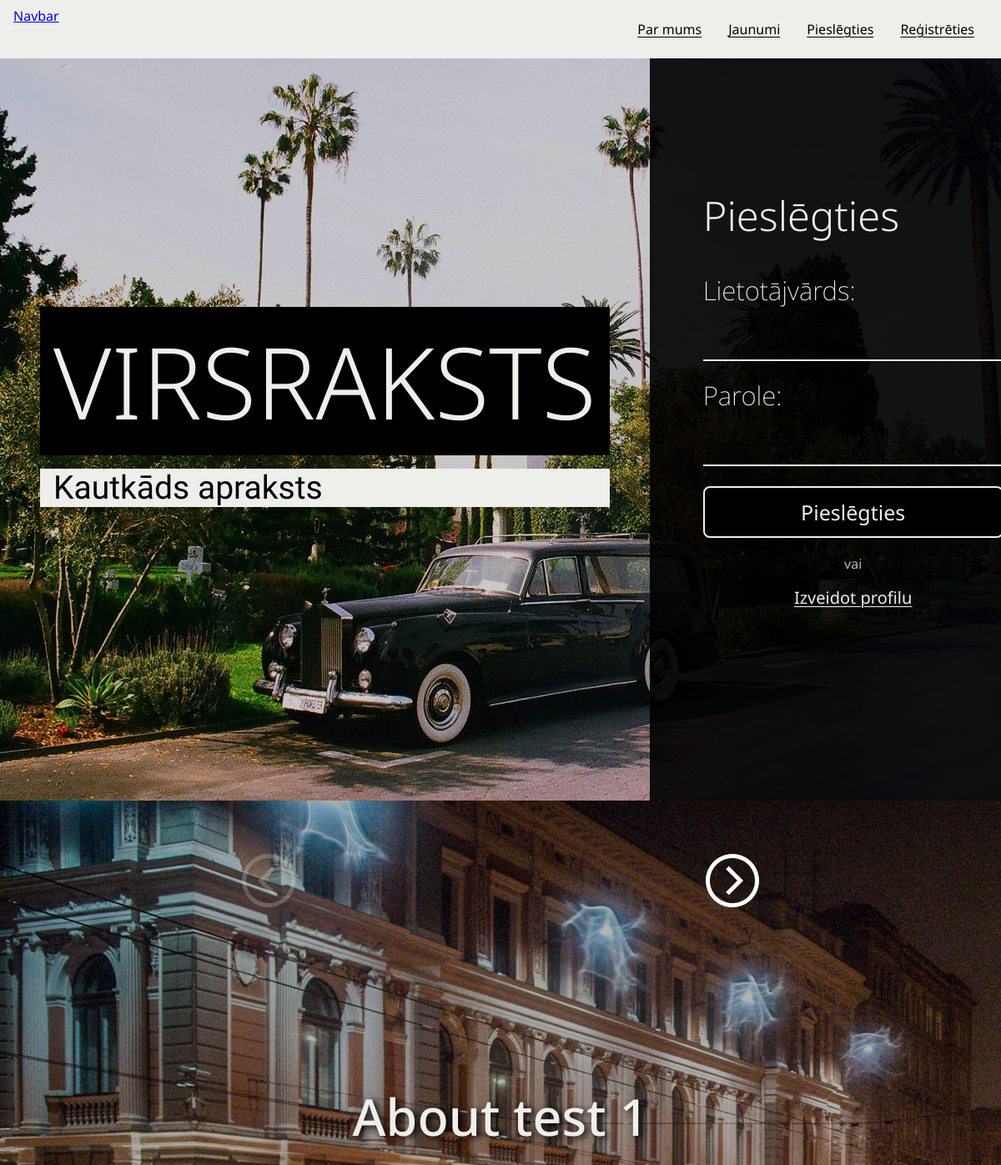
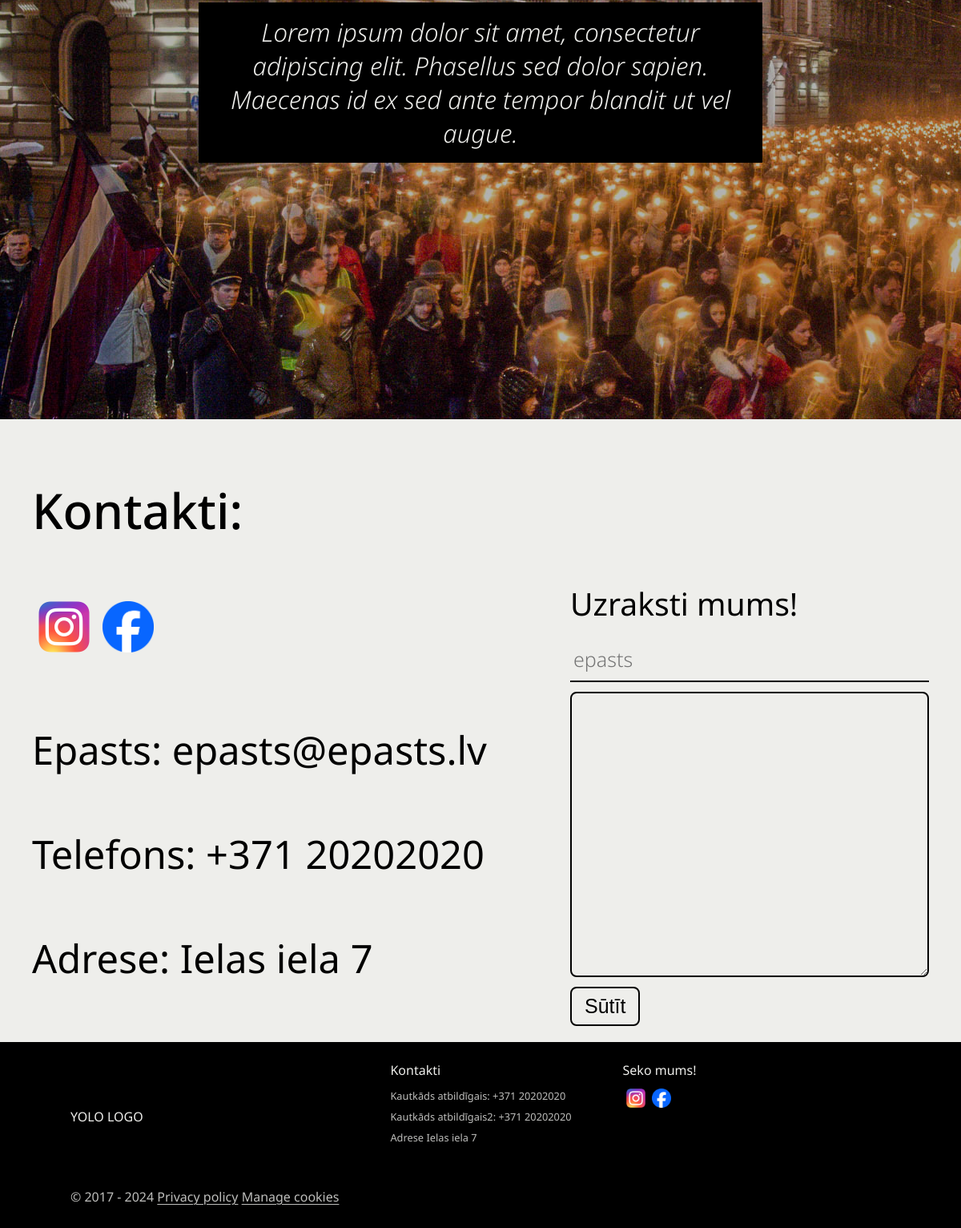
The page / on the database its author committed (2 pictures, top to bottom).
### landing/models.py (models this page shows, shortened)
class About_item(models.Model):
    title = models.CharField(max_length=255)
    description = models.TextField()
    about_image = models.FileField(
        upload_to='landing/static/landing/img/about')
    created_at = models.DateField(auto_now_add=True)
    edited_at = models.DateField(auto_now=True)

class Social_item(models.Model):
    title = models.CharField(max_length=255)
    social_image = models.FileField(
        upload_to='landing/static/landing/img/socials')
    link = models.CharField(max_length=255)
    created_at = models.DateField(auto_now_add=True)
    edited_at = models.DateField(auto_now=True)

### landing/views.py (the view)
# urls.py: path('', views.landing, name='landing')
def landing(request):
    context = {}
    context['landing_images'] = LandingImage.objects.all()
    context['social_items'] = Social_item.objects.all()
    context['about_items'] = About_item.objects.all()
    return render(request, 'landing/landing.html', context)

### landing/templates/landing/landing.html (shortened to what this page needs)
{% extends "shared/base.html" %}
{%block page_css%} {%load static%}
<link
	rel="stylesheet"
	type="text/css"
	href="{% static 'landing/css/landing.css'%}" />
<link
	rel="stylesheet"
	type="text/css"
	href="{% static 'landing/css/media-queries.css'%}" />
{%endblock%}
{%block content%}
<main id="landing-container">
	<section id="landing-section">
		<div class="landing-img-container">
			{% for image in landing_images%} {%load static%}
			{%endfor%}
		</div>
		<div class="landing-section-bg"></div>
		<div class="landing-hero-container">
			<div class="hero-content-container">
			<h1 id="hero-title">VIRSRAKSTS</h1>
			<span class="moto">Kautkāds apraksts</span>
			</div>
		</div>
		<div class="landing-content-container">
			<div class="landing-content">
				<div class="sign-in-container">
					<h2>Pieslēgties</h2>
					<label>Lietotājvārds:</label>
					<input class="light" type="text" />
					<label>Parole:</label>
					<input class="light" type="password" />
					<a class="button dark text-wiggle"><span>Pieslēgties</span></a>
					<span class="sign-in-or">vai</span>
					<div class="register-link">
						<a class="link light zoom-in-anim"><span>Izveidot profilu</span></a>
					</div>
				</div>
			</div>
		</div>
	</section>
	<section id="about-section">
		<div class="about-nav">
			<a id="about-us-left-btn" class="zoom-in-anim about-nav-btn">
				<img src="{%static 'landing/img/icons/about-us-arrow.png'%}" />
			</a>
			<span class="about-read-bar">
			</span>
			<a id="about-us-right-btn" class="zoom-in-anim about-nav-btn">
				<img src="{%static 'landing/img/icons/about-us-arrow.png'%}" />
			</a>
		</div>
		<div class="about-slide-img-container">
		</div>
		<div class="about-slide-content">
			{%for item in about_items%}
			<div class="about-slide-content-box">
				<h1><span>{{item.title}}</span></h1>
				<div class="about-desc">
				<span>{{item.description}}</span>
				</div>
			</div>
			{%endfor%}
		</div>
	</section>
	<section id="contact-section">
		<div class="contact-container">
			<h2 class="text-dark">Kontakti:</h2>
			<div style="display: flex;">
				<div style="width: 60%;">
					<div class="socials-row">
						{%for item in social_items%}
						<a class="socials-item zoom-in-anim" href={{item.link}}>
							{%load static%}
							<img class="" src="{{item.social_image}}" alt="No picture" />
						{%endfor%}
					</div>
					<h4 class="about-info-text text-dark">Epasts: <span>epasts@epasts.lv</span></h4>
					<h4 class="about-info-text text-dark">Telefons: <span>+371 20202020</h4>
					<h4 class="about-info-text text-dark">Adrese: <span> Ielas iela 7</span></h4>
				</div>
				<div style="flex-grow: 1; display: flex; flex-direction: column;">
					<h4 class="write-us-title text-dark">Uzraksti mums!</h4>
					<form class="write-us-form">
						<input class="dark"type="text" placeholder="epasts"/>
						<textarea style="flex-grow: 1;" class="textarea transpdark"></textarea>
						<div>
							<button class="button transpdark text-wiggle" style="padding: 8px 16px;" type="submit"><span>Sūtīt</span></button>
						</div>
					</form>
				</div>
		</div>
		</div>
		{% include 'shared/footer.html'%}
</section>
</main>
{%endblock%}

### shared/templates/shared/footer.html
<footer id="landing-footer">
	<div class="footer-section">
		<div class="footer-logo-container">YOLO LOGO</div>
		<span id="footer-logo-text">
			<span> © 2017 - 2024 </span>
			<a class="link light">Privacy policy</a>
			<a class="link light">Manage cookies</a>
		</span>
	</div>
	<div class="footer-section">
		<div class="footer-title">Kontakti</div>
		<span class="footer-info">
			Kautkāds atbildīgais:
			<span>+371 20202020</span>
		</span>
		<span class="footer-info">
			Kautkāds atbildīgais2:
			<span>+371 20202020</span>
		</span>
		<span class="footer-info">Adrese <span>Ielas iela 7</span></span>
	</div>
	<div class="footer-section">
		<span class="footer-title">Seko mums!</span>
		<div class="footer-socials">
			{%for item in social_items%}
			<a class="footer-social-item zoom-in-anim" href="{{item.link}}">
				{%load static%}
				<img class="" src="{{item.social_image}}" alt="No picture" />
			</a>
			{%endfor%}
		</div>
	</div>
</footer>

### shared/static/shared/css/main.css (style rules this page uses)
:root { --color-main: #eeeeeb; --color-main-dk: #272d2d; --color-main-lt: #585a5f; --color-alt: #000000; --color-alt-dk: #060227; --color-accent: #a13606; --color-accent-alt: #29d400; --fs-hero: 9.314rem; --fs-hero-sm: 7.45rem; --fs-xxxxl: 3.815rem; --fs-xxxl: 3.052rem; --fs-xxl: 2.441rem; --fs-xl: 1.953rem; --fs-lg: 1.563rem; --fs-m: 1.25rem; --fs-sm: 1rem; --fs-xs: 0.8rem; }
html { background-color: var(--color-main); scroll-behavior: smooth; }
body { font-family: "Noto Sans", sans-serif; scroll-behavior: smooth; margin: 0; padding: 0; border: 0; overflow-x: hidden; }
.text-dark { color: var(--color-alt); }
h1 { font-weight: 500; font-size: var(--fs-xxxxl); margin: 16px 0; }
h2 { font-weight: 500; font-size: var(--fs-xxxl); margin: 16px 0; }
.button { font-size: var(--fs-lg); padding: 12px 0; margin: 12px 0; text-align: center; border-radius: 8px; transition: 0.4s all ease-in-out; }
.button.dark { background-color: var(--color-alt); color: var(--color-main); border: 2px solid var(--color-main); }
.button.transpdark { background-color: transparent; color: var(--color-alt); border: 2px solid var(--color-alt); }
.link { margin: 12px 0; display: inline-block; text-decoration: underline; text-decoration-thickness: 1px; text-underline-offset: 3px; }
.link.light { color: var(--color-main); }
label { font-size: var(--fs-xl); font-weight: 200; margin: 8px 0; }
input { background-color: transparent; font-family: "Noto Sans", sans-serif; font-size: var(--fs-lg); font-weight: 300; margin: 0px 0 12px 0; padding: 10px 4px; border: 0; }
input.light { border-bottom: 2px solid var(--color-main); color: var(--color-main); }
input.dark { border-bottom: 2px solid var(--color-alt); color: var(--color-alt); }
textarea { border-radius: 8px; padding: 8px; font-size: var(--fs-lg); font-family: sans-serif; }
textarea.transpdark { background-color: transparent; color: var(--color-alt); border: 2px solid var(--color-alt); }

### shared/static/shared/css/footer.css (style rules this page uses)
footer { height: 200px; padding: 16px 56px; background-color: var(--color-alt); display: flex; }
.footer-section { height: 100%; display: flex; flex-direction: column; margin: 0 32px; }
.footer-logo-container { flex-grow: 1; display: flex; align-items: center; }
#footer-logo-text > a, #footer-logo-text > span { opacity: 0.8; }
.footer-title { font-size: var(--fs-sm); margin: 8px 0; }
.footer-info { font-size: var(--fs-xs); margin: 4px 0; opacity: 0.8; }
.footer-socials { display: flex; }
.footer-social-item { display: block; width: 24px; margin: 4px; }
.footer-social-item > img { max-width: 100%; max-width: 100%; }

### shared/static/shared/css/animations.css (style rules this page uses)
.text-wiggle span { display: block; transition: 0.4s all ease; }
.zoom-in-anim { transition: 0.2s all ease; }

### rows shown on the page
About_item: title "About test 1", description "Lorem ipsum dolor sit amet, consectetur adipiscing elit. Phasellus sed dolor sapien. Maecenas id ex sed ante tempor blandit ut vel augue."
Social_item: social_image (picture)
Social_item: social_image (picture)
